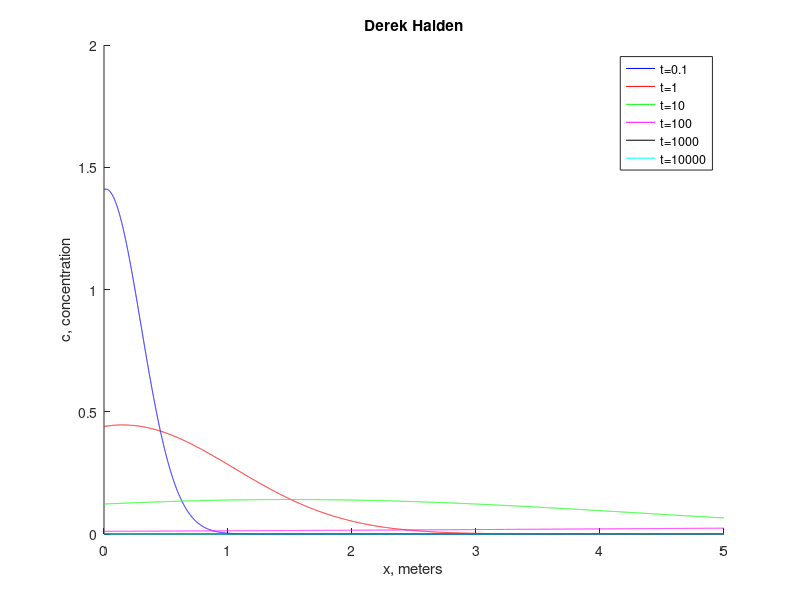

MATLAB code for this plot:
D = 0.40;
v = 0.15;
c0 = 1;
k = 3.47e-06;
C0 = c0/sqrt(4*pi*D);
t=[0.1 1 10 100 1000 10000];
C = ones(10000,length(t));
x = ones(10000,1);
x(1) = 0;

for i = 1:length(C)
    x(i) = i/(length(C)/5) - 1/(length(C)/5);
    for j = 1:length(t)
        C(i,j) = C0*(t(j)^(-1/2))*exp(-((x(i)-v*t(j))^2)/(4*D*t(j)));
    end
end
figure
hold on
plot(x(:,1), C(:,1), 'b');
plot(x(:,1), C(:,2), 'r');
plot(x(:,1), C(:,3), 'g');
plot(x(:,1), C(:,4), 'm');
plot(x(:,1), C(:,5), 'k');
plot(x(:,1), C(:,6), 'c');
title('Derek Halden')
xlabel('x, meters')
ylabel('c, concentration')
legend('t=0.1','t=1', 't=10', 't=100', 't=1000', 't=10000')


